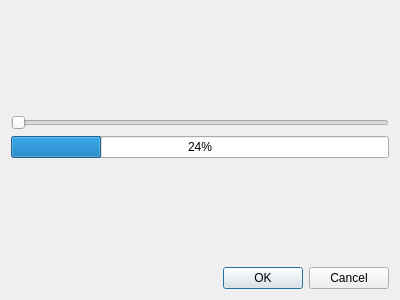
<?xml version="1.0" encoding="UTF-8"?>
<ui version="4.0">
 <class>LevelDialog</class>
 <widget class="QDialog" name="LevelDialog">
  <property name="geometry">
   <rect>
    <x>0</x>
    <y>0</y>
    <width>400</width>
    <height>300</height>
   </rect>
  </property>
  <property name="windowTitle">
   <string>Level Configuration</string>
  </property>
  <property name="toolTip">
   <string/>
  </property>
  <property name="statusTip">
   <string/>
  </property>
  <layout class="QVBoxLayout" name="verticalLayout_2">
   <item>
    <spacer name="verticalSpacer">
     <property name="orientation">
      <enum>Qt::Vertical</enum>
     </property>
     <property name="sizeHint" stdset="0">
      <size>
       <width>20</width>
       <height>92</height>
      </size>
     </property>
    </spacer>
   </item>
   <item>
    <layout class="QVBoxLayout" name="verticalLayout">
     <item>
      <widget class="QSlider" name="horizontalSlider">
       <property name="orientation">
        <enum>Qt::Horizontal</enum>
       </property>
      </widget>
     </item>
     <item>
      <widget class="QProgressBar" name="progressBar">
       <property name="value">
        <number>24</number>
       </property>
      </widget>
     </item>
    </layout>
   </item>
   <item>
    <spacer name="verticalSpacer_2">
     <property name="orientation">
      <enum>Qt::Vertical</enum>
     </property>
     <property name="sizeHint" stdset="0">
      <size>
       <width>20</width>
       <height>92</height>
      </size>
     </property>
    </spacer>
   </item>
   <item>
    <widget class="QDialogButtonBox" name="buttonBox">
     <property name="orientation">
      <enum>Qt::Horizontal</enum>
     </property>
     <property name="standardButtons">
      <set>QDialogButtonBox::Cancel|QDialogButtonBox::Ok</set>
     </property>
    </widget>
   </item>
  </layout>
 </widget>
 <resources/>
 <connections>
  <connection>
   <sender>buttonBox</sender>
   <signal>accepted()</signal>
   <receiver>LevelDialog</receiver>
   <slot>accept()</slot>
   <hints>
    <hint type="sourcelabel">
     <x>227</x>
     <y>282</y>
    </hint>
    <hint type="destinationlabel">
     <x>157</x>
     <y>274</y>
    </hint>
   </hints>
  </connection>
  <connection>
   <sender>buttonBox</sender>
   <signal>rejected()</signal>
   <receiver>LevelDialog</receiver>
   <slot>reject()</slot>
   <hints>
    <hint type="sourcelabel">
     <x>295</x>
     <y>288</y>
    </hint>
    <hint type="destinationlabel">
     <x>286</x>
     <y>274</y>
    </hint>
   </hints>
  </connection>
  <connection>
   <sender>horizontalSlider</sender>
   <signal>valueChanged(int)</signal>
   <receiver>progressBar</receiver>
   <slot>setValue(int)</slot>
   <hints>
    <hint type="sourcelabel">
     <x>198</x>
     <y>116</y>
    </hint>
    <hint type="destinationlabel">
     <x>197</x>
     <y>150</y>
    </hint>
   </hints>
  </connection>
 </connections>
</ui>
